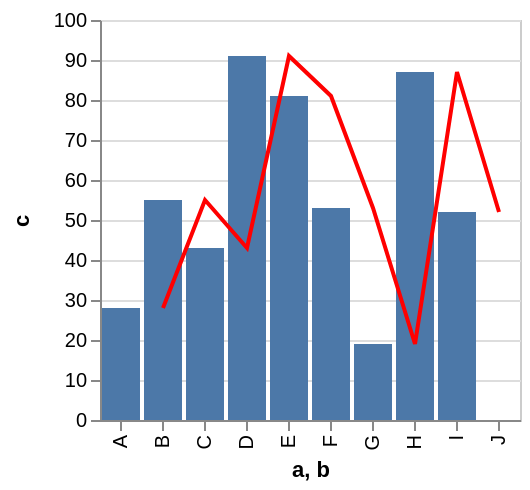

The Vega-Lite source for this figure:
### Vega specification from a JSON file in a GitHub repository (floating-point values rounded to 4 significant figures)
{"$schema": "https://vega.github.io/schema/vega/v3.0.json", "autosize": "pad", "padding": 5, "encode": {"update": {"stroke": {"value": "#ccc"}, "fill": {"value": "transparent"}}}, "data": [{"name": "source_0", "values": [{"a": "A", "b": "B", "c": 28}, {"a": "B", "b": "C", "c": 55}, {"a": "C", "b": "D", "c": 43}, {"a": "D", "b": "E", "c": 91}, {"a": "E", "b": "F", "c": 81}, {"a": "F", "b": "G", "c": 53}, {"a": "G", "b": "H", "c": 19}, {"a": "H", "b": "I", "c": 87}, {"a": "I", "b": "J", "c": 52}]}, {"name": "data_1", "source": "source_0", "transform": [{"type": "formula", "expr": "toNumber(datum[\"c\"])", "as": "c"}, {"type": "filter", "expr": "datum[\"c\"] !== null && !isNaN(datum[\"c\"])"}]}, {"name": "data_2", "source": "source_0", "transform": [{"type": "formula", "expr": "toNumber(datum[\"c\"])", "as": "c"}, {"type": "filter", "expr": "datum[\"c\"] !== null && !isNaN(datum[\"c\"])"}, {"type": "collect", "sort": {"field": "b", "order": "descending"}}]}], "signals": [{"name": "x_step", "value": 21}, {"name": "width", "update": "bandspace(domain('x').length, 0.1, 0.05) * x_step"}, {"name": "height", "update": "200"}], "marks": [{"name": "layer_0_marks", "type": "rect", "role": "bar", "from": {"data": "data_1"}, "encode": {"update": {"x": {"scale": "x", "field": "a"}, "width": {"scale": "x", "band": true}, "y": {"scale": "y", "field": "c"}, "y2": {"scale": "y", "value": 0}, "fill": {"value": "#4c78a8"}}}, "clip": true}, {"name": "layer_1_marks", "type": "line", "from": {"data": "data_2"}, "encode": {"update": {"x": {"scale": "x", "field": "b", "band": 0.5}, "y": {"scale": "y", "field": "c"}, "stroke": {"value": "red"}}}, "clip": true}], "scales": [{"name": "x", "type": "band", "domain": {"fields": [{"data": "data_1", "field": "a"}, {"data": "data_2", "field": "b"}], "sort": true}, "range": {"step": {"signal": "x_step"}}, "round": true, "paddingInner": 0.1, "paddingOuter": 0.05}, {"name": "y", "type": "linear", "domain": {"fields": [{"data": "data_1", "field": "c"}, {"data": "data_2", "field": "c"}], "sort": true}, "range": [{"signal": "height"}, 0], "round": true, "nice": true, "zero": true}], "axes": [{"scale": "x", "orient": "bottom", "tickCount": 5, "title": "a, b", "zindex": 1, "encode": {"labels": {"update": {"angle": {"value": 270}, "align": {"value": "right"}, "baseline": {"value": "middle"}}}}}, {"scale": "y", "maxExtent": 30, "minExtent": 30, "orient": "left", "title": "c", "zindex": 1}, {"scale": "y", "domain": false, "grid": true, "labels": false, "orient": "left", "ticks": false, "zindex": 0, "gridScale": "x"}], "config": {"axis": {"quantitativeExtent": 30}}}
